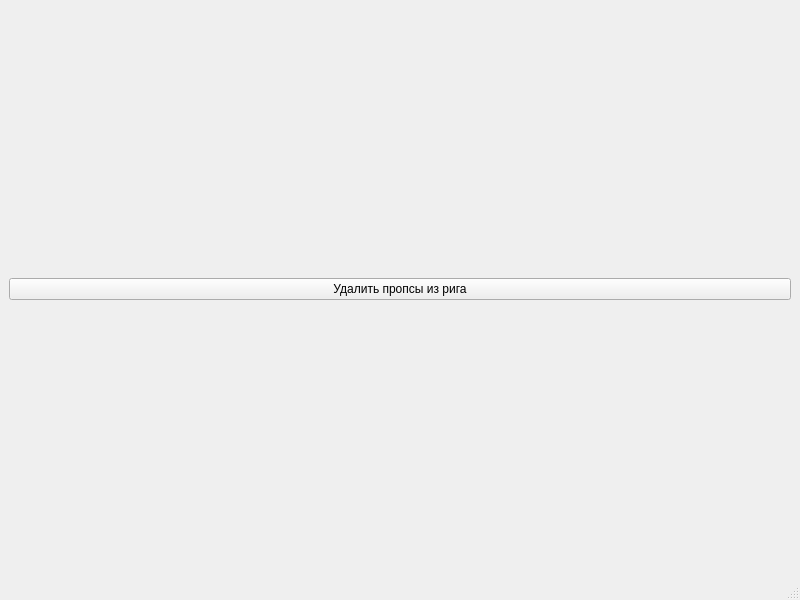
<?xml version="1.0" encoding="UTF-8"?>
<ui version="4.0">
 <class>MainWindow</class>
 <widget class="QMainWindow" name="MainWindow">
  <property name="geometry">
   <rect>
    <x>0</x>
    <y>0</y>
    <width>800</width>
    <height>600</height>
   </rect>
  </property>
  <property name="windowTitle">
   <string>MainWindow</string>
  </property>
  <widget class="QWidget" name="centralwidget">
   <layout class="QGridLayout" name="gridLayout">
    <item row="0" column="0">
     <widget class="QPushButton" name="btn_delete_props">
      <property name="text">
       <string>Удалить пропсы из рига</string>
      </property>
     </widget>
    </item>
   </layout>
  </widget>
  <widget class="QMenuBar" name="menubar">
   <property name="geometry">
    <rect>
     <x>0</x>
     <y>0</y>
     <width>800</width>
     <height>22</height>
    </rect>
   </property>
  </widget>
  <widget class="QStatusBar" name="statusbar"/>
 </widget>
 <resources/>
 <connections/>
</ui>
